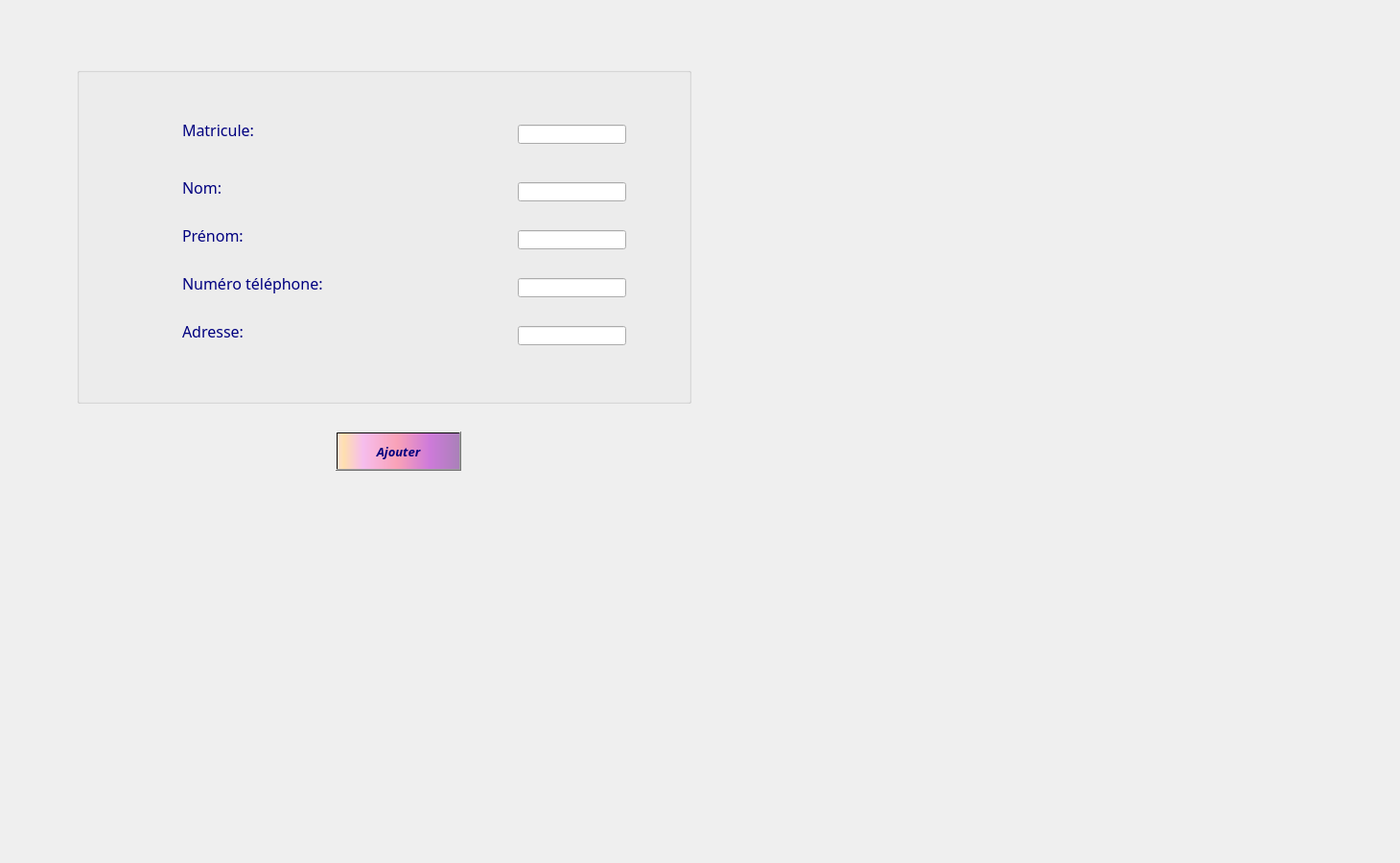
     <widget class="QWidget" name="tab_11">
      <attribute name="title">
       <string>Ajouter</string>
      </attribute>
      <widget class="QGroupBox" name="groupBox_ajoutCl_5">
       <property name="geometry">
        <rect>
         <x>80</x>
         <y>70</y>
         <width>641</width>
         <height>351</height>
        </rect>
       </property>
       <property name="font">
        <font>
         <family>Lucida Calligraphy</family>
         <pointsize>16</pointsize>
         <weight>50</weight>
         <bold>false</bold>
        </font>
       </property>
       <property name="cursor">
        <cursorShape>ArrowCursor</cursorShape>
       </property>
       <property name="acceptDrops">
        <bool>false</bool>
       </property>
       <property name="layoutDirection">
        <enum>Qt::LeftToRight</enum>
       </property>
       <property name="autoFillBackground">
        <bool>false</bool>
       </property>
       <property name="styleSheet">
        <string notr="true">color:rgb(0, 0, 127);
background-color: qconicalgradient(cx:0, cy:0, angle:135, stop:0 rgba(255, 170, 232, 69), stop:0.0753769 rgba(255, 170, 255, 69), stop:0.221106 rgba(255, 170, 255, 208), stop:0.351759 rgba(255, 192, 255, 0), stop:0.422111 rgba(255, 85, 255, 130), stop:0.437186 rgba(255, 170, 255, 145), stop:0.518717 rgba(255, 170, 255, 130), stop:0.527638 rgba(255, 170, 255, 69), stop:0.562814 rgba(255, 170, 255, 130), stop:1 rgba(255, 255, 0, 69));</string>
       </property>
       <property name="title">
        <string/>
       </property>
       <widget class="QLabel" name="prenom_ajout_3">
        <property name="geometry">
         <rect>
          <x>110</x>
          <y>160</y>
          <width>171</width>
          <height>31</height>
         </rect>
        </property>
        <property name="font">
         <font>
          <family>Lucida Calligraphy</family>
          <pointsize>12</pointsize>
         </font>
        </property>
        <property name="text">
         <string>Prénom:</string>
        </property>
        <property name="scaledContents">
         <bool>false</bool>
        </property>
        <property name="wordWrap">
         <bool>false</bool>
        </property>
        <property name="openExternalLinks">
         <bool>false</bool>
        </property>
       </widget>
       <widget class="QLineEdit" name="lineEdit_nom_ajout_3">
        <property name="geometry">
         <rect>
          <x>460</x>
          <y>120</y>
          <width>113</width>
          <height>20</height>
         </rect>
        </property>
       </widget>
       <widget class="QLabel" name="Nom_ajout_4">
        <property name="geometry">
         <rect>
          <x>110</x>
          <y>110</y>
          <width>171</width>
          <height>31</height>
         </rect>
        </property>
        <property name="font">
         <font>
          <family>Lucida Calligraphy</family>
          <pointsize>12</pointsize>
         </font>
        </property>
        <property name="styleSheet">
         <string notr="true">color: rgb(0, 0, 127);
border-color: rgb(170, 0, 255);</string>
        </property>
        <property name="text">
         <string>Nom:</string>
        </property>
       </widget>
       <widget class="QLabel" name="tele_ajout_3">
        <property name="geometry">
         <rect>
          <x>110</x>
          <y>210</y>
          <width>171</width>
          <height>31</height>
         </rect>
        </property>
        <property name="font">
         <font>
          <family>Lucida Calligraphy</family>
          <pointsize>12</pointsize>
         </font>
        </property>
        <property name="text">
         <string>Numéro téléphone:</string>
        </property>
       </widget>
       <widget class="QLabel" name="Adresse_ajout_3">
        <property name="geometry">
         <rect>
          <x>110</x>
          <y>260</y>
          <width>171</width>
          <height>31</height>
         </rect>
        </property>
        <property name="font">
         <font>
          <family>Lucida Calligraphy</family>
          <pointsize>12</pointsize>
         </font>
        </property>
        <property name="text">
         <string>Adresse:</string>
        </property>
       </widget>
       <widget class="QLineEdit" name="lineEdit_prenom_ajout_3">
        <property name="geometry">
         <rect>
          <x>460</x>
          <y>170</y>
          <width>113</width>
          <height>20</height>
         </rect>
        </property>
       </widget>
       <widget class="QLineEdit" name="lineEdit_tel_ajout_3">
        <property name="geometry">
         <rect>
          <x>460</x>
          <y>220</y>
          <width>113</width>
          <height>20</height>
         </rect>
        </property>
       </widget>
       <widget class="QLineEdit" name="lineEdit_adresse_ajout_3">
        <property name="geometry">
         <rect>
          <x>460</x>
          <y>270</y>
          <width>113</width>
          <height>20</height>
         </rect>
        </property>
       </widget>
       <widget class="QLabel" name="Matricule_ajout_5">
        <property name="geometry">
         <rect>
          <x>110</x>
          <y>50</y>
          <width>171</width>
          <height>31</height>
         </rect>
        </property>
        <property name="font">
         <font>
          <family>Lucida Calligraphy</family>
          <pointsize>12</pointsize>
         </font>
        </property>
        <property name="styleSheet">
         <string notr="true">color: rgb(0, 0, 127);
border-color: rgb(170, 0, 255);</string>
        </property>
        <property name="text">
         <string>Matricule:</string>
        </property>
       </widget>
       <widget class="QLineEdit" name="lineEdit_cin_ajout_3">
        <property name="geometry">
         <rect>
          <x>460</x>
          <y>60</y>
          <width>113</width>
          <height>20</height>
         </rect>
        </property>
       </widget>
      </widget>
      <widget class="QPushButton" name="pushButton_ajouterCl_3">
       <property name="geometry">
        <rect>
         <x>350</x>
         <y>450</y>
         <width>131</width>
         <height>41</height>
        </rect>
       </property>
       <property name="font">
        <font>
         <family>Lucida Calligraphy</family>
         <pointsize>10</pointsize>
         <weight>75</weight>
         <italic>true</italic>
         <bold>true</bold>
         <underline>false</underline>
         <strikeout>false</strikeout>
        </font>
       </property>
       <property name="styleSheet">
        <string notr="true">background-color: qlineargradient(spread:pad, x1:1, y1:0, x2:1, y2:0, stop:0.919598 rgba(255, 0, 111, 255), stop:0.98 rgba(0, 0, 0, 255), stop:1 rgba(235, 148, 61, 255));
color: rgb(0, 0, 127);
background-color: qlineargradient(spread:pad, x1:0, y1:0, x2:1, y2:0, stop:0.0100503 rgba(252, 222, 204, 255), stop:0.0502513 rgba(254, 223, 175, 255), stop:0.211055 rgba(246, 189, 237, 255), stop:0.487437 rgba(249, 162, 183, 255), stop:0.753769 rgba(206, 122, 218, 255), stop:1 rgba(170, 128, 185, 255));</string>
       </property>
       <property name="text">
        <string>Ajouter</string>
       </property>
       <property name="icon">
        <iconset>
         <normaloff>../../../../../../../../../../images_projets/add.png</normaloff>../../../../../../../../../../images_projets/add.png</iconset>
       </property>
       <property name="iconSize">
        <size>
         <width>30</width>
         <height>50</height>
        </size>
       </property>
       <property name="checkable">
        <bool>false</bool>
       </property>
       <property name="autoRepeatDelay">
        <number>303</number>
       </property>
      </widget>
      <widget class="QLabel" name="label_4">
       <property name="geometry">
        <rect>
         <x>-640</x>
         <y>-10</y>
         <width>1451</width>
         <height>891</height>
        </rect>
       </property>
       <property name="text">
        <string/>
       </property>
       <property name="pixmap">
        <pixmap>../../../../../../../../../../images_projets/macarons-5148496_1920.jpg</pixmap>
       </property>
      </widget>
      <zorder>label_4</zorder>
      <zorder>groupBox_ajoutCl_5</zorder>
      <zorder>pushButton_ajouterCl_3</zorder>
     </widget>
